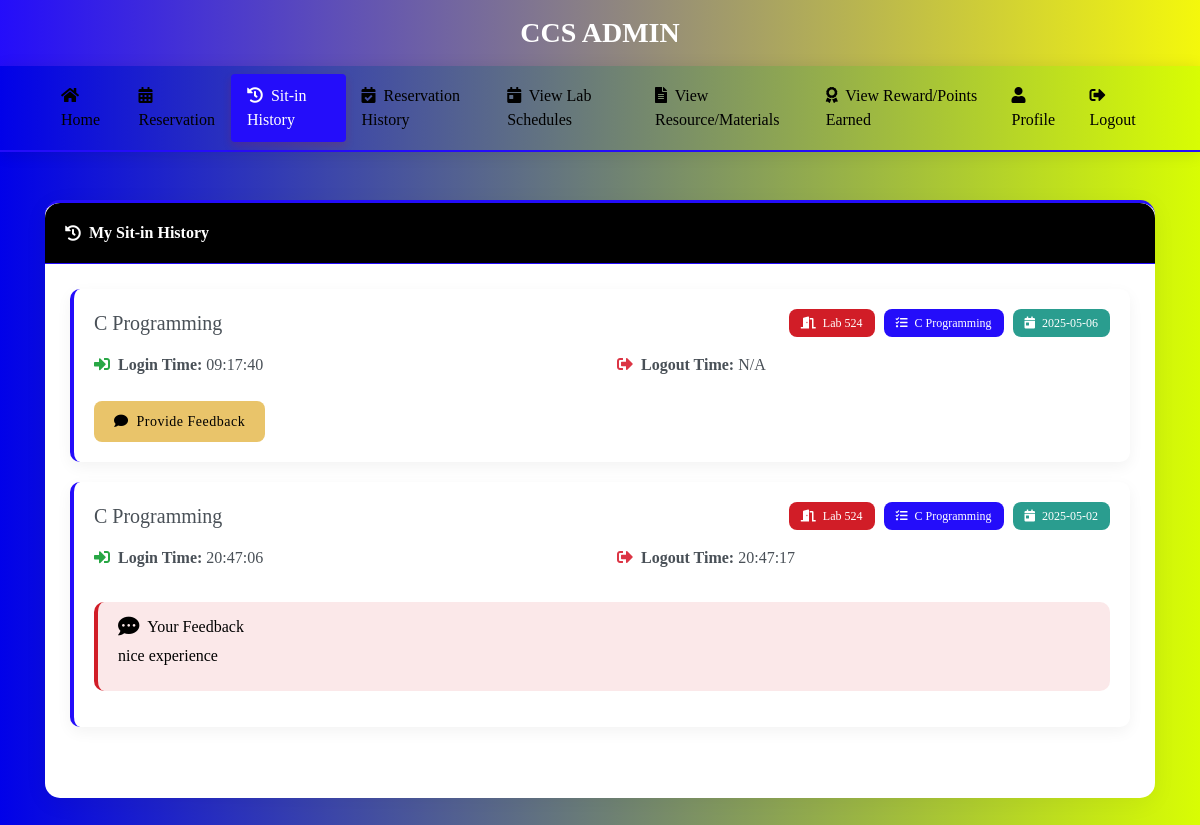
/sitin_history (signed in), run on an earlier commit of the app's database.
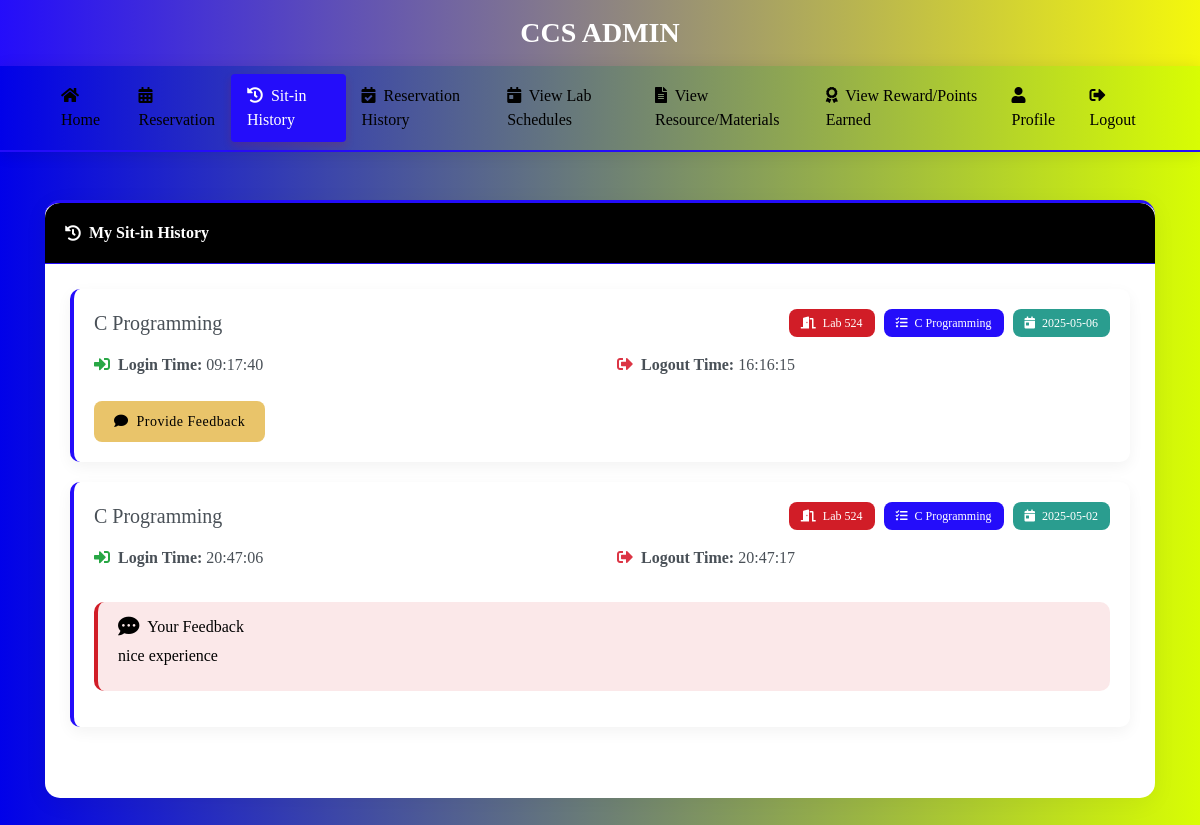
And on a later commit of the database.
### tables this page shows
CREATE TABLE sitins (
                id INTEGER PRIMARY KEY,
                student_id TEXT,
                lab_number TEXT,
                purpose TEXT,
                login_date TEXT DEFAULT (date('now', 'localtime')),
                login_time TEXT,
                logout_time TEXT,
                status TEXT,
                timestamp DATETIME DEFAULT CURRENT_TIMESTAMP,
                feedback TEXT,
                feedback_response TEXT,
                created_at TEXT, subject TEXT, professor TEXT,
                FOREIGN KEY (student_id) REFERENCES users (idno)
            );

### app.py (the view)
@app.route('/sitin_history')
def sitin_history():
    if 'user_id' not in session:
        return redirect(url_for('login'))
    student_id = session['user_id']
    conn = get_db_connection()
    cursor = conn.cursor()
    cursor.execute('''
        SELECT
            s.id,
            s.student_id,
            s.purpose,
            s.lab_number,
            s.login_time,
            s.logout_time,
            s.timestamp,
            s.feedback,
            s.feedback_response
        FROM
            sitins s
        WHERE
            s.student_id = ?
        ORDER BY
            s.timestamp DESC
    ''', (student_id,))
    sitins = cursor.fetchall()
    sitins_list = []
    for sitin in sitins:
        sitins_list.append({
            'id': sitin[0],
            'student_id': sitin[1],
            'purpose': sitin[2],
            'lab_number': sitin[3],
            'login_time': sitin[4],
            'logout_time': sitin[5],
            'timestamp': sitin[6],
            'feedback': sitin[7],
            'feedback_response': sitin[8]
        })
    conn.close()
    return render_template('sitin_history.html', sitins=sitins_list)

### app.py (called while the page is built, shortened)
def get_db_connection():
    conn = sqlite3.connect('students.db', timeout=30)
    conn.execute("PRAGMA journal_mode=WAL")  # Use Write-Ahead Logging
    conn.row_factory = sqlite3.Row
    try:
        cursor = conn.cursor()
        cursor.execute("PRAGMA table_info(users)")
        columns = [column[1] for column in cursor.fetchall()]
        cursor.execute("PRAGMA table_info(sitins)")
        sitins_columns = [column[1] for column in cursor.fetchall()]
    except Exception as e:
        print(f"Error in get_db_connection: {str(e)}")
    return conn

### templates/sitin_history.html (shortened to what the changed rows need)
<!DOCTYPE html>
<html lang="en">
<head>
<link rel="stylesheet" href="https://stackpath.bootstrapcdn.com/bootstrap/4.5.2/css/bootstrap.min.css" />
<link rel="stylesheet" href="https://cdnjs.cloudflare.com/ajax/libs/font-awesome/5.15.3/css/all.min.css">
</head>
<body>
<div class="container py-5">
    <div class="row">
        <div class="col-md-12">
            <div class="card">
                <div class="card-body">
                    {% if sitins %}
                        {% for sitin in sitins %}
                        <div class="history-item">
                            <div class="d-flex justify-content-between align-items-center mb-3">
                                <h5 class="mb-0">{{ sitin.purpose }}</h5>
                                <div>
                                    <span class="badge badge-lab">
                                        <i class="fas fa-door-open mr-1"></i> Lab {{ sitin.lab_number }}
                                    </span>
                                    <span class="badge badge-purpose">
                                        <i class="fas fa-tasks mr-1"></i> {{ sitin.purpose }}
                                    </span>
                                    <span class="badge badge-date">
                                        <i class="fas fa-calendar-day mr-1"></i> {{ sitin.timestamp.split(' ')[0] if ' ' in sitin.timestamp else sitin.timestamp }}
                                    </span>
                                </div>
                            </div>
                            <div class="row mb-2">
                                <div class="col-md-6">
                                    <p><i class="fas fa-sign-in-alt text-success mr-1"></i> <strong>Login Time:</strong> {{ sitin.login_time }}</p>
                                </div>
                                <div class="col-md-6">
                                    <p><i class="fas fa-sign-out-alt text-danger mr-1"></i> <strong>Logout Time:</strong> {{ sitin.logout_time if sitin.logout_time else 'N/A' }}</p>
                                </div>
                            </div>
                            {% if sitin.feedback %}
                                <div class="alert alert-info mt-3">
                                    <div class="d-flex align-items-center mb-2">
                                        <i class="fas fa-comment-dots mr-2 fa-lg"></i>
                                        <h6 class="mb-0">Your Feedback</h6>
                                    </div>
                                    <p class="mb-2">{{ sitin.feedback }}</p>
                                    {% if sitin.feedback_response %}
                                        <hr>
                                        <div class="d-flex align-items-center mb-2">
                                            <i class="fas fa-reply mr-2 fa-lg"></i>
                                            <h6 class="mb-0">Admin Response</h6>
                                        </div>
                                        <p class="mb-0">{{ sitin.feedback_response }}</p>
                                    {% endif %}
                                </div>
                            {% else %}
                                <button class="btn btn-sm btn-warning toggle-feedback" data-sitin-id="{{ sitin.id }}">
                                    <i class="fas fa-comment mr-1"></i> Provide Feedback
                                </button>
                            {% endif %}
                        </div>
                        {% endfor %}
                    {% endif %}
                </div>
            </div>
        </div>
    </div>
</div>
</body>
</html>

What changed in the data, as far as the page shows it:
changed sitins (number 1 of 2 on the later page): logout_time "N/A" → "16:16:15"
